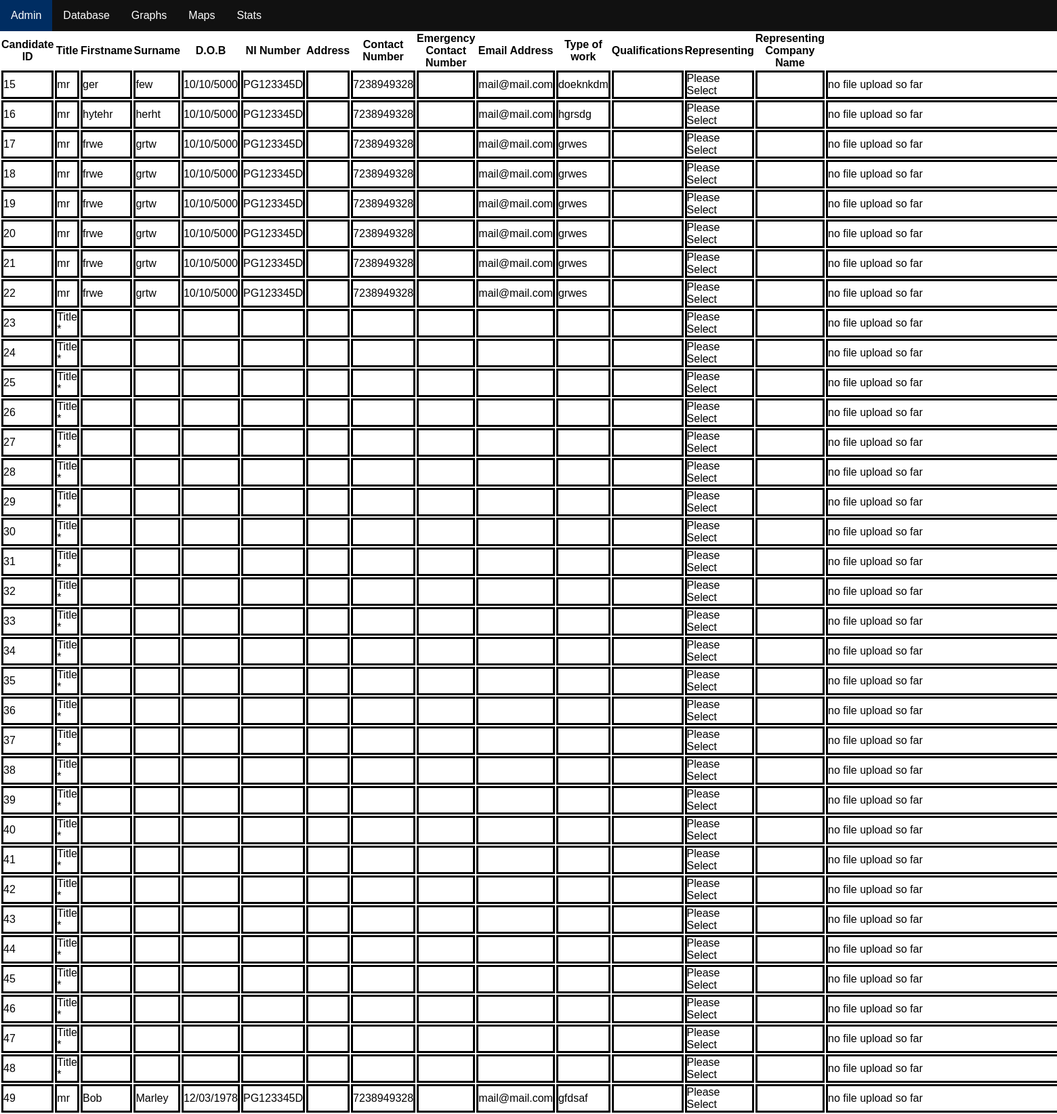
Screenshot of /CandidateDatabase (upper part) with the database file from the repository.
### tables this page shows
CREATE TABLE "CandidateDetails" (
	`CandidateID`	INTEGER NOT NULL PRIMARY KEY AUTOINCREMENT,
	`CandidateTitle`	TEXT NOT NULL,
	`CandidateFirstname`	TEXT NOT NULL,
	`CandidateSecondname`	TEXT NOT NULL,
	`CandidateDateOfBirth`	INTEGER NOT NULL,
	`CandidateNI`	INTEGER NOT NULL,
	`CandidateAddress`	TEXT NOT NULL,
	`CandidateContactNumber`	INTEGER NOT NULL,
	`CandidateEmergencyNumber`	INTEGER NOT NULL,
	`CandidateEmail`	TEXT NOT NULL,
	`CandidateTypeOfWork`	TEXT NOT NULL,
	`CandidateQualifications`	TEXT NOT NULL,
	`CandidateRepresenting`	TEXT NOT NULL,
	`CandidateRepresentingName`	TEXT NOT NULL,
	`CandidateCVLocation`	INTEGER NOT NULL,
	`CandidateQualificationLocation`	INTEGER NOT NULL
);

### DatabaseServer.py (the view)
@app.route("/CandidateDatabase", methods=['GET'])
def database():
    if request.method=='GET':
        conn = sqlite3.connect(DATABASE)
        cur = conn.cursor()
        cur.execute("SELECT * FROM CandidateDetails")
        data = cur.fetchall()
        return render_template("Candidatedatabase.html", data=data)

### templates/Candidatedatabase.html (shortened to what this page needs)
<!DOCTYPE html>
<html>
  <head>
    <link rel="stylesheet" media="screen" href="https://fontlibrary.org/face/schilder-grotesk" type="text/css"/>
    <link rel="stylesheet" type="text/css" href="../static/css/stylesheet.css">
    <title="Tutorials">
  </head>
  <body>
    <header>
      <div class="navigation_bar">
        <ul>
          <li><a class="active" href="/Admin">Admin</a></li>
          <li class="dropdown">
            <a href="#" class="dropbtn">Database</a>
          </li>
          <li><a href="/Graphs">Graphs</a></li>
          <li><a href="/Maps">Maps</a></li>
          <li><a href="/Statistics">Stats</a></li>
        </ul>
      </div>
    </header>
    <div class="database_display">
      <table id="table_data">
        <tr>
          <th>Candidate ID</th>
          <th>Title</th>
          <th>Firstname</th>
          <th>Surname</th>
          <th>D.O.B</th>
          <th>NI Number</th>
          <th>Address</th>
          <th>Contact Number</th>
          <th>Emergency Contact Number</th>
          <th>Email Address</th>
          <th>Type of work</th>
          <th>Qualifications</th>
          <th>Representing</th>
          <th>Representing Company Name</th>
          <th>CV Location</th>
        </tr>
        {% for row in data%}
        <tr>
          {% for cell in row%}
          <td> {{cell}} </td>
          {% endfor %}
        </tr>
        {% endfor %}
      </table>
    </div>
  </body>
</html>

### static/css/stylesheet.css (style rules this page uses)
* { margin: 0px; padding: 0px; }
body { font-family: Arial, "Helvetica Neue", Helvetica, sans-serif; }
.navigation_bar ul { list-style-type: none; margin: 0; padding: 0; overflow: hidden; background-color: #111; }
.navigation_bar li { float: left; }
.navigation_bar li a { display: block; color: white; text-align: center; padding: 14px 16px; text-decoration: none; }
.active { background-color: #002D62; }
li a, .dropbtn { display: inline-block; color: white; text-align: center; padding: 14px 16px; text-decoration: none; }
li.dropdown { display: inline-block; }
ul { list-style-type: none; margin: 0; padding: 0; overflow: hidden; background-color: #333; }
.database_display tr { border-style: solid; border-color: black; border-width: 3px; }
.database_display td { border-style: solid; border-color: black; border-width: 3px; }

### rows the page displays
CandidateDetails: row "15", CandidateTitle "mr", CandidateFirstname "ger", CandidateSecondname "few", CandidateDateOfBirth "10/10/5000", CandidateNI "PG123345D", CandidateContactNumber "7238949328", CandidateEmail "mail@mail.com", CandidateTypeOfWork "doeknkdm", CandidateRepresenting "Please Select", CandidateCVLocation "no file upload so far"
CandidateDetails: row "16", CandidateTitle "mr", CandidateFirstname "hytehr", CandidateSecondname "herht", CandidateDateOfBirth "10/10/5000", CandidateNI "PG123345D", CandidateContactNumber "7238949328", CandidateEmail "mail@mail.com", CandidateTypeOfWork "hgrsdg", CandidateRepresenting "Please Select", CandidateCVLocation "no file upload so far"
CandidateDetails: row "17", CandidateTitle "mr", CandidateFirstname "frwe", CandidateSecondname "grtw", CandidateDateOfBirth "10/10/5000", CandidateNI "PG123345D", CandidateContactNumber "7238949328", CandidateEmail "mail@mail.com", CandidateTypeOfWork "grwes", CandidateRepresenting "Please Select", CandidateCVLocation "no file upload so far"
CandidateDetails: row "18", CandidateTitle "mr", CandidateFirstname "frwe", CandidateSecondname "grtw", CandidateDateOfBirth "10/10/5000", CandidateNI "PG123345D", CandidateContactNumber "7238949328", CandidateEmail "mail@mail.com", CandidateTypeOfWork "grwes", CandidateRepresenting "Please Select", CandidateCVLocation "no file upload so far"
CandidateDetails: row "19", CandidateTitle "mr", CandidateFirstname "frwe", CandidateSecondname "grtw", CandidateDateOfBirth "10/10/5000", CandidateNI "PG123345D", CandidateContactNumber "7238949328", CandidateEmail "mail@mail.com", CandidateTypeOfWork "grwes", CandidateRepresenting "Please Select", CandidateCVLocation "no file upload so far"
CandidateDetails: row "20", CandidateTitle "mr", CandidateFirstname "frwe", CandidateSecondname "grtw", CandidateDateOfBirth "10/10/5000", CandidateNI "PG123345D", CandidateContactNumber "7238949328", CandidateEmail "mail@mail.com", CandidateTypeOfWork "grwes", CandidateRepresenting "Please Select", CandidateCVLocation "no file upload so far"
CandidateDetails: row "21", CandidateTitle "mr", CandidateFirstname "frwe", CandidateSecondname "grtw", CandidateDateOfBirth "10/10/5000", CandidateNI "PG123345D", CandidateContactNumber "7238949328", CandidateEmail "mail@mail.com", CandidateTypeOfWork "grwes", CandidateRepresenting "Please Select", CandidateCVLocation "no file upload so far"
CandidateDetails: row "22", CandidateTitle "mr", CandidateFirstname "frwe", CandidateSecondname "grtw", CandidateDateOfBirth "10/10/5000", CandidateNI "PG123345D", CandidateContactNumber "7238949328", CandidateEmail "mail@mail.com", CandidateTypeOfWork "grwes", CandidateRepresenting "Please Select", CandidateCVLocation "no file upload so far"
CandidateDetails: row "23", CandidateTitle "Title *", CandidateRepresenting "Please Select", CandidateCVLocation "no file upload so far"
CandidateDetails: row "24", CandidateTitle "Title *", CandidateRepresenting "Please Select", CandidateCVLocation "no file upload so far"
CandidateDetails: row "25", CandidateTitle "Title *", CandidateRepresenting "Please Select", CandidateCVLocation "no file upload so far"
CandidateDetails: row "26", CandidateTitle "Title *", CandidateRepresenting "Please Select", CandidateCVLocation "no file upload so far"
CandidateDetails: row "27", CandidateTitle "Title *", CandidateRepresenting "Please Select", CandidateCVLocation "no file upload so far"
CandidateDetails: row "28", CandidateTitle "Title *", CandidateRepresenting "Please Select", CandidateCVLocation "no file upload so far"
CandidateDetails: row "29", CandidateTitle "Title *", CandidateRepresenting "Please Select", CandidateCVLocation "no file upload so far"
CandidateDetails: row "30", CandidateTitle "Title *", CandidateRepresenting "Please Select", CandidateCVLocation "no file upload so far"
CandidateDetails: row "31", CandidateTitle "Title *", CandidateRepresenting "Please Select", CandidateCVLocation "no file upload so far"
CandidateDetails: row "32", CandidateTitle "Title *", CandidateRepresenting "Please Select", CandidateCVLocation "no file upload so far"
CandidateDetails: row "33", CandidateTitle "Title *", CandidateRepresenting "Please Select", CandidateCVLocation "no file upload so far"
CandidateDetails: row "34", CandidateTitle "Title *", CandidateRepresenting "Please Select", CandidateCVLocation "no file upload so far"
CandidateDetails: row "35", CandidateTitle "Title *", CandidateRepresenting "Please Select", CandidateCVLocation "no file upload so far"
CandidateDetails: row "36", CandidateTitle "Title *", CandidateRepresenting "Please Select", CandidateCVLocation "no file upload so far"
CandidateDetails: row "37", CandidateTitle "Title *", CandidateRepresenting "Please Select", CandidateCVLocation "no file upload so far"
CandidateDetails: row "38", CandidateTitle "Title *", CandidateRepresenting "Please Select", CandidateCVLocation "no file upload so far"
CandidateDetails: row "39", CandidateTitle "Title *", CandidateRepresenting "Please Select", CandidateCVLocation "no file upload so far"
CandidateDetails: row "40", CandidateTitle "Title *", CandidateRepresenting "Please Select", CandidateCVLocation "no file upload so far"
CandidateDetails: row "41", CandidateTitle "Title *", CandidateRepresenting "Please Select", CandidateCVLocation "no file upload so far"
CandidateDetails: row "42", CandidateTitle "Title *", CandidateRepresenting "Please Select", CandidateCVLocation "no file upload so far"
CandidateDetails: row "43", CandidateTitle "Title *", CandidateRepresenting "Please Select", CandidateCVLocation "no file upload so far"
CandidateDetails: row "44", CandidateTitle "Title *", CandidateRepresenting "Please Select", CandidateCVLocation "no file upload so far"
CandidateDetails: row "45", CandidateTitle "Title *", CandidateRepresenting "Please Select", CandidateCVLocation "no file upload so far"
CandidateDetails: row "46", CandidateTitle "Title *", CandidateRepresenting "Please Select", CandidateCVLocation "no file upload so far"
CandidateDetails: row "47", CandidateTitle "Title *", CandidateRepresenting "Please Select", CandidateCVLocation "no file upload so far"
CandidateDetails: row "48", CandidateTitle "Title *", CandidateRepresenting "Please Select", CandidateCVLocation "no file upload so far"
CandidateDetails: row "49", CandidateTitle "mr", CandidateFirstname "Bob", CandidateSecondname "Marley", CandidateDateOfBirth "12/03/1978", CandidateNI "PG123345D", CandidateContactNumber "7238949328", CandidateEmail "mail@mail.com", CandidateTypeOfWork "gfdsaf", CandidateRepresenting "Please Select", CandidateCVLocation "no file upload so far"
